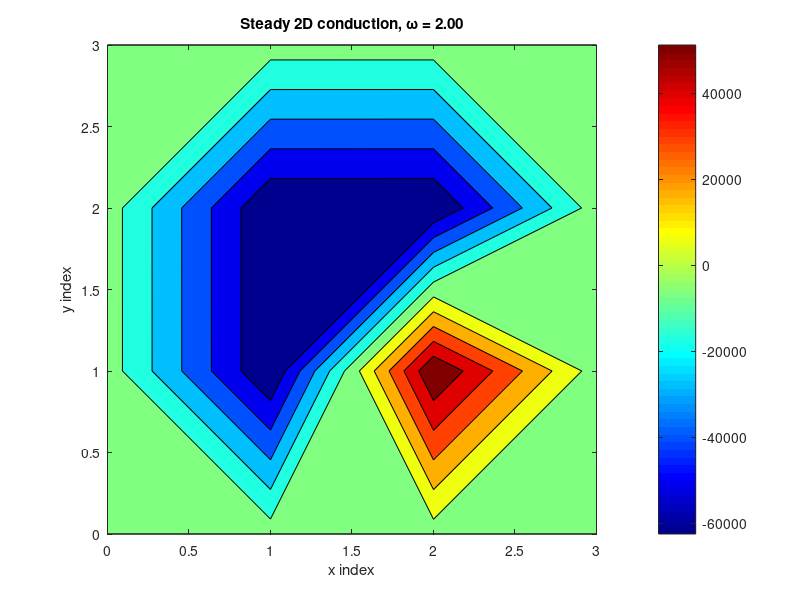

Reproduce this figure in MATLAB.

clear; clc; close all;

%% Geometry: 4 x 4 nodes 

Nx = 4;              % nodes in x
Ny = 4;              % nodes in y
N_total = Nx * Ny;   % total number of nodes

% Allocate coefficient arrays
N  = zeros(N_total,1);   % diagonal coefficients a_P
NE = zeros(N_total,1);   % east  neighbour
NW = zeros(N_total,1);   % west  neighbour
NN = zeros(N_total,1);   % north neighbour
NS = zeros(N_total,1);   % south neighbour
B  = zeros(N_total,1);   % source term (right-hand side)

% Boundary temperatures (Dirichlet)
T_left  = 100;   % left wall
T_right = 50;    % right wall
T_top   = 50;    % top wall
T_bottom= 50;    % bottom wall

%% Set up the coefficients using a finite-volume style loop

for i = 1:N_total
    
    row    = floor((i-1)/Nx) + 1;   % j = 1..Ny (y index)
    column = mod((i-1),Nx) + 1;     % k = 1..Nx (x index)
    
    % ---- Left boundary (T = 100) ----%
    if column == 1
        N(i) = 1;          % a_P
        B(i) = T_left;     % RHS
        % NE,NW,NN,NS remain 0
        
    % ---- Right boundary (T = 50) ----%
    elseif column == Nx
        N(i) = 1;
        B(i) = T_right;
        
    % ---- Bottom boundary (T = 50) ----%
    elseif row == 1
        N(i) = 1;
        B(i) = T_bottom;
        
    % ---- Top boundary (T = 50) ----%
    elseif row == Ny
        N(i) = 1;
        B(i) = T_top;
        
    % ---- Interior nodes: Laplace stencil ----%
    else
        N(i)  = 4;     % a_P
        NE(i) = -1;
        NW(i) = -1;
        NN(i) = -1;
        NS(i) = -1;
        B(i)  = 0;
    end
end

%% Gauss–Seidel with SOR

omega          = 2;     % relaxation factor (ω = 1 → pure Gauss–Seidel)
tol            = 1e-6;    % convergence tolerance
max_iterations = 5000;

% initial guess (say, uniform 50)
T = 50 * ones(N_total,1);

for iter = 1:max_iterations
    
    T_old = T;
    
    for i = 1:N_total
        
        % --- Compute Gauss–Seidel value T_GS(i)
        if i == 1
            % bottom-left corner (has east and north neighbour only)
            T_GS = ( B(i) - NE(i)*T(i+1)   - NN(i)*T(i+Nx) ) / N(i);
            
        elseif i > 1 && i <= Nx
            % bottom edge (excluding i=1)
            T_GS = ( B(i) - NE(i)*T(i+1)   - NW(i)*T(i-1) ...
                           - NN(i)*T(i+Nx) ) / N(i);
            
        elseif i > N_total-Nx && i < N_total
            % top edge (excluding top-right corner)
            T_GS = ( B(i) - NE(i)*T(i+1)   - NW(i)*T(i-1) ...
                           - NS(i)*T(i-Nx) ) / N(i);
            
        elseif i == N_total
            % top-right corner (has west and south neighbour only)
            T_GS = ( B(i) - NW(i)*T(i-1)   - NS(i)*T(i-Nx) ) / N(i);
            
        else
            % true interior nodes
            T_GS = ( B(i) - NE(i)*T(i+1)   - NW(i)*T(i-1) ...
                           - NN(i)*T(i+Nx) - NS(i)*T(i-Nx) ) / N(i);
        end
        
        % --- SOR update ---
        T(i) = (1-omega)*T(i) + omega * T_GS;
    end
    
    % convergence check
    if max(abs(T - T_old)) < tol
        fprintf('Converged in %d iterations, max change = %.3e\n', ...
                iter, max(abs(T-T_old)));
        break;
    end
end

%%   Post-processing: reshape and inspect interior unknowns

T_field = reshape(T, [Nx, Ny])';  
disp('Temperature field (rows = y, cols = x):');
disp(T_field);

% Interior unknowns 
T11 = T_field(2,2);
T21 = T_field(2,3);
T12 = T_field(3,2);
T22 = T_field(3,3);

fprintf('T11 = %.5f\n', T11);
fprintf('T21 = %.5f\n', T21);
fprintf('T12 = %.5f\n', T12);
fprintf('T22 = %.5f\n', T22);

% Optional contour plot (For practice only)
x = 0:Nx-1;
y = 0:Ny-1;
figure;
contourf(x, y, T_field, 10, 'k');
colorbar; colormap('jet');
xlabel('x index');
ylabel('y index');
title(sprintf('Steady 2D conduction, \\omega = %.2f', omega));
axis equal tight;
